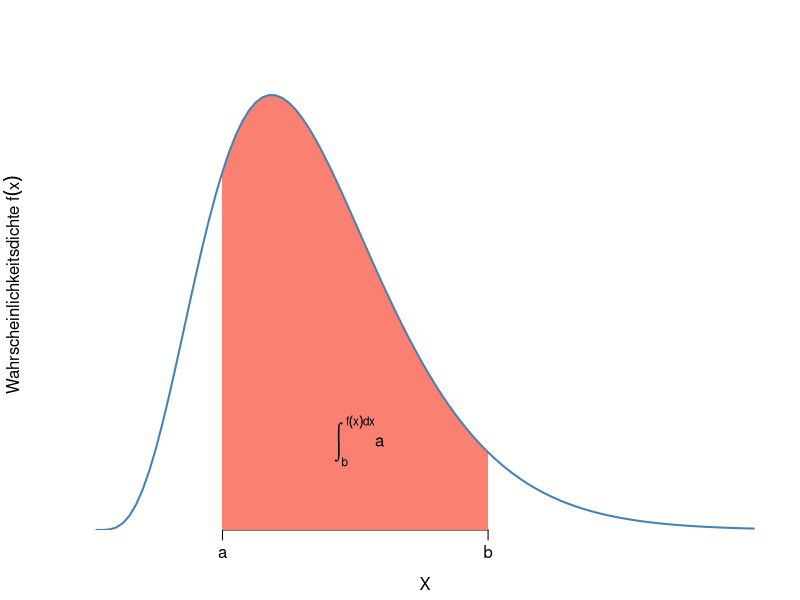
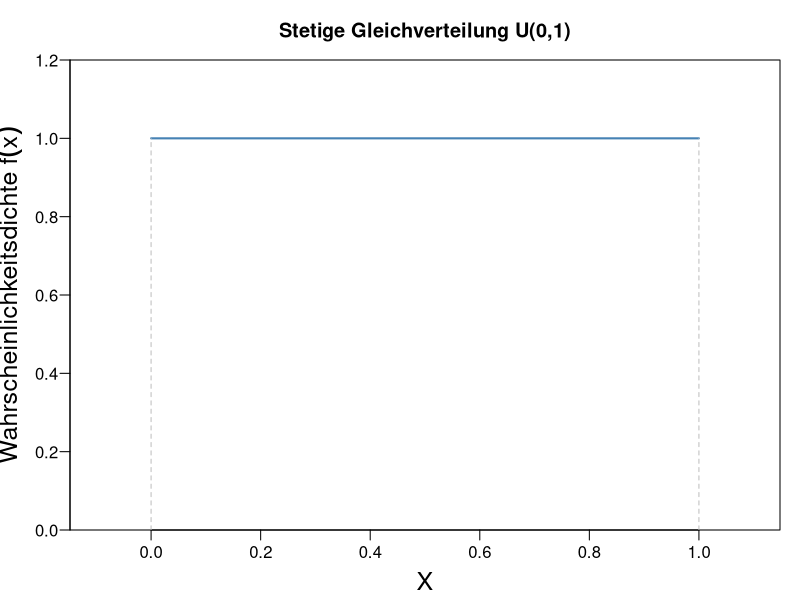
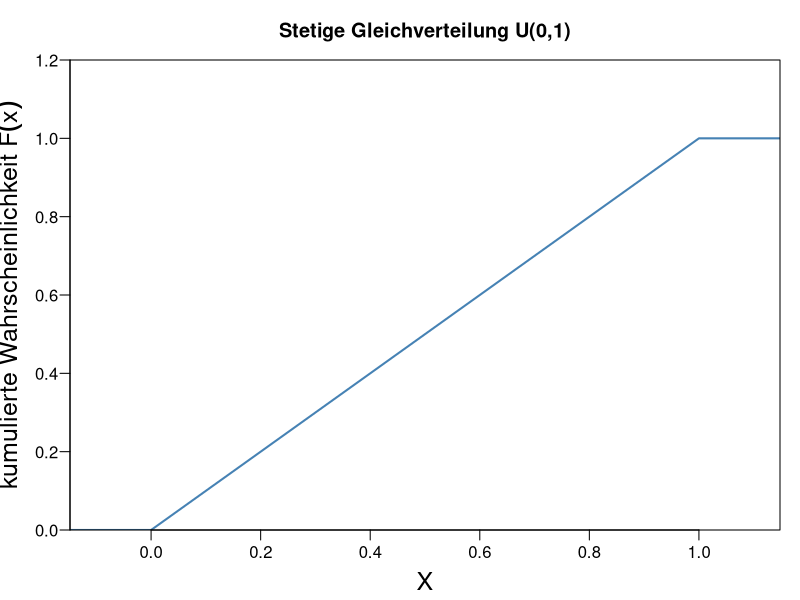
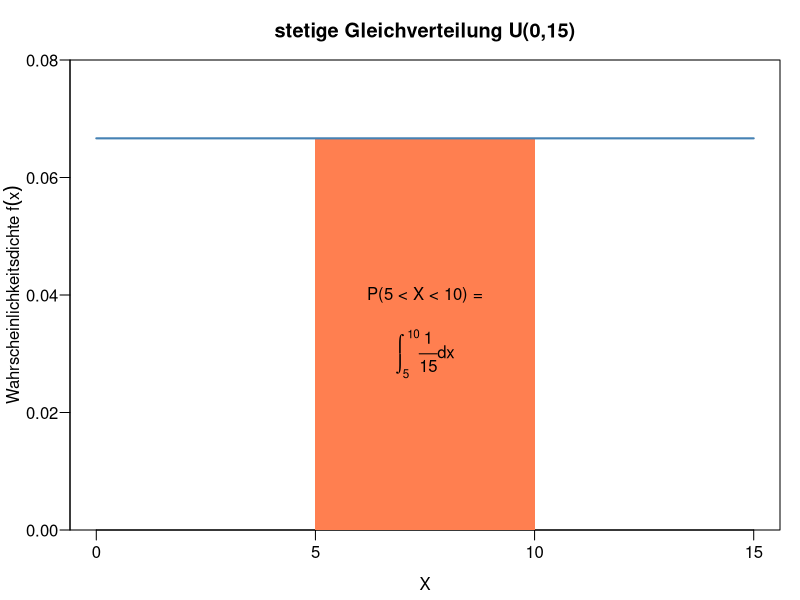
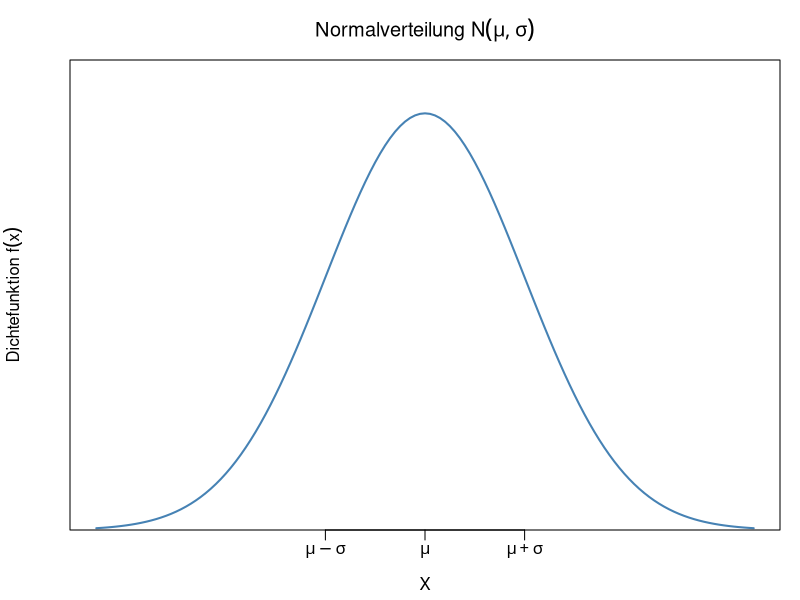
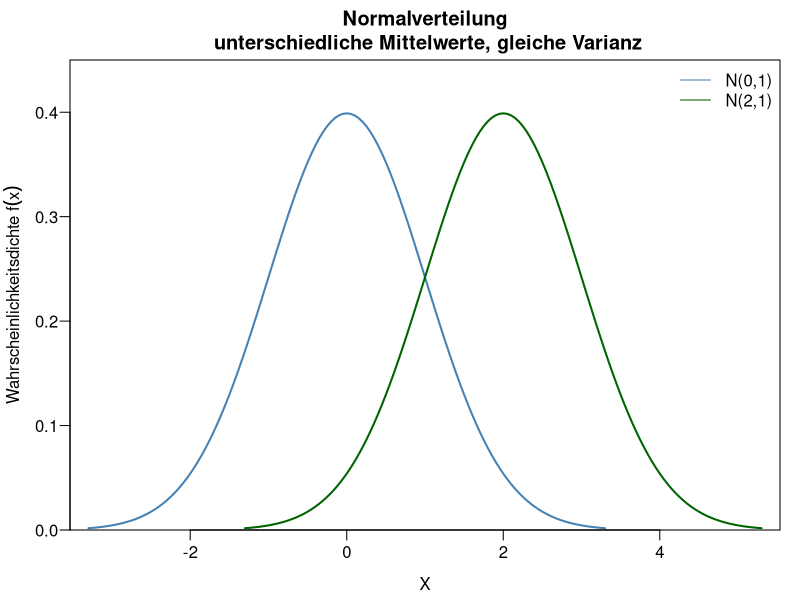
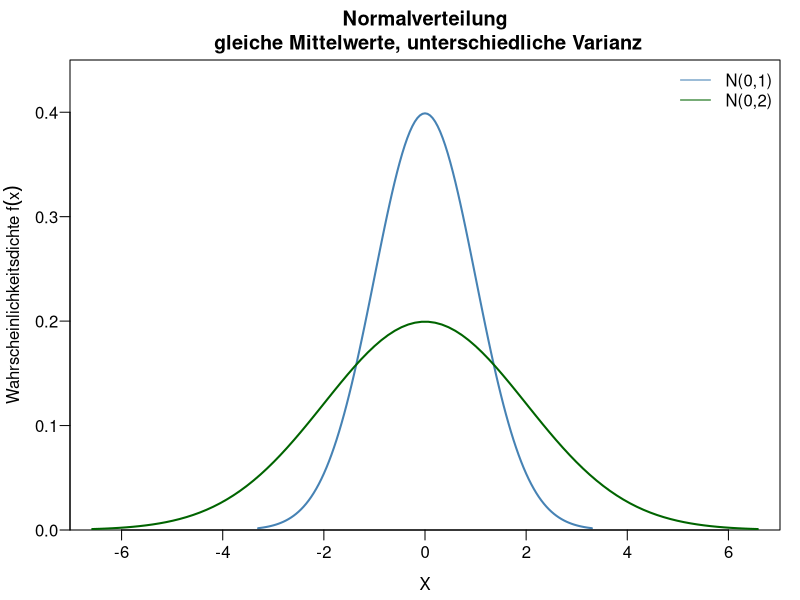
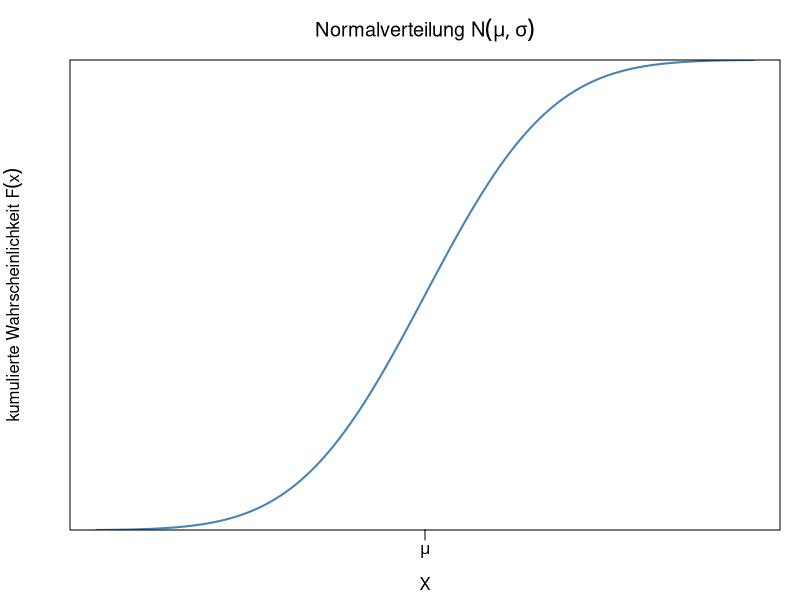

Here is the R script that generated these plots, in order:
## ---- chunk 1
#| label: dichtearea1
x<-seq(0,30,length=100) 
y2<-dchisq(x,df=10) 
par(mar=c(3.5,3.5,2,1), 
    mgp=c(2.2,0.6,0))
plot(x, y2, 
     xlim=c(0, 30), 
     ylim=c(0, 0.11), 
     type="n", 
     xlab="X", 
     ylab=expression("Wahrscheinlichkeitsdichte " * f(x)), 
     yaxs="i", 
     axes=FALSE) 
axis(side=1, at=c(x[20],x[60]), labels=c("a","b"))
polygon(c(x[20], x[20:60],x[60]), 
        c(0, y2[20:60],0), 
        col="salmon", 
        lty=0) 
lines(x, y2, type="l", col="steelblue", lwd=2)
text(12, 0.02, expression(integral(a, b, f(x) * dx)))

## ---- chunk 2
#| label: kontinuniform
par(mar=c(3.5,3.5,3,1), 
    mgp=c(2.2,0.6,0), 
    las=1)
x <- seq(0, 1, length=10)
y <- dunif(x, min=0, max=1)
plot(x, y, 
     type="l", 
     xlab="X", 
     xlim=c(-0.1,1.1), 
     ylim=c(0,1.2), 
     ylab=expression("Wahrscheinlichkeitsdichte " * f(x)), 
     main="Stetige Gleichverteilung U(0,1)", 
     yaxs="i", 
     col="steelblue", 
     lwd=2,
     cex.lab = 1.5)
segments(0,0,0,1, lty=2, col="gray")
segments(1,0,1,1, lty=2, col="gray")

## ---- chunk 3
#| label: lineargrowth
par(mar=c(3.5, 3.5, 3, 1), 
    mgp=c(2.2, 0.6, 0), las=1)
x <- seq(0, 1, length=10)
y <- punif(x, min=0, max=1)
plot(c(-0.2,x,1.2), c(0,y,1), 
     type="l", 
     xlab="X", 
     xlim=c(-0.1,1.1), 
     ylim=c(0,1.2), 
     ylab=expression("kumulierte Wahrscheinlichkeit " * F(x)), 
     main="Stetige Gleichverteilung U(0,1)", 
     yaxs="i", 
     col="steelblue", 
     lwd=2,
     cex.lab = 1.5)
## ---- chunk 4
#| label: buswartezeit
par(mar=c(3.5,3.5,3,1), 
    mgp=c(2.2,0.6,0), 
    las=1)
x <- seq(0, 15, by=5)
y <- dunif(x, min=0, max=15)
plot(x, y, 
     type="n", 
     ylim=c(0, 0.08), 
     xlab="X", 
     ylab=expression("Wahrscheinlichkeitsdichte " * f(x)), 
     main="stetige Gleichverteilung U(0,15)", 
     yaxs="i")
polygon(c(x[2], x[2], x[3], x[3]), 
        c(0, y[1], y[2], 0), 
        col="coral", 
        lty=0)
lines(x, y, col="steelblue", lwd=2)
text(7.5, 0.04, "P(5 < X < 10) =")
text(7.5, 0.03, expression(integral(frac(1,15) * dx, 5, 10)))




## ---- chunk 5
#| label: normalverteilung1
par(mar=c(3.5, 3.5, 3, 1), 
    mgp=c(2.2, 0.6, 0), las=1)
x <- seq(-3.3, 3.3, by=0.05)
plot(x, dnorm(x, mean=0, sd=1), 
     ylim=c(0,0.45), xlab="X", 
     ylab = expression(paste("Dichtefunktion ", f(x))),
     main = expression(paste("Normalverteilung ", N(mu, sigma))),
     type="l", 
     col="steelblue", 
     lwd=2, 
     yaxs="i",
     axes=FALSE)
axis(side = 1, at = c(-1, 0, 1), labels = expression(mu - sigma, mu, mu + sigma))
box()

## ---- chunk 6
#| label: normalverteilung2
par(mar=c(3.5,3.5,3,1), mgp=c(2.2,0.6,0), las=1)
x <- seq(-3.3, 3.3, by=0.05)
plot(x, dnorm(x, mean=0, sd=1), 
     xlim=c(-3.2,5.2), 
     ylim=c(0,0.45), 
     xlab="X", 
     ylab=expression("Wahrscheinlichkeitsdichte " * f(x)), 
     main="Normalverteilung\n unterschiedliche Mittelwerte, gleiche Varianz", 
     type="l", 
     col="steelblue", 
     lwd=2, 
     yaxs="i")
lines(x+2, dnorm(x, mean=0, sd=1), 
      type="l", 
      col="darkgreen", 
      lwd=2)
legend("topright", 
       lty=1, col=c("steelblue", "darkgreen"), 
       legend=c("N(0,1)", "N(2,1)"), 
       bty="n") 

## ---- chunk 7
#| label: normalverteilung3
par(mar=c(3.5,3.5,3,1), 
    mgp=c(2.2,0.6,0), 
    las=1)
x = seq(-3.3, 3.3, by=0.05)
y = seq(-6.581, 6.581, length=100)
plot(x, dnorm(x, mean=0, sd=1), 
     xlim=c(-6.5,6.5), 
     ylim=c(0,0.45), 
     xlab="X", 
     ylab=expression("Wahrscheinlichkeitsdichte " * f(x)), 
     main="Normalverteilung\n gleiche Mittelwerte, unterschiedliche Varianz", 
     type="l", 
     col="steelblue", 
     lwd=2, 
     yaxs="i")
lines(y, dnorm(y, mean=0, sd=2), 
      type="l", 
      col="darkgreen", 
      lwd=2)
legend("topright", 
       lty=1, 
       col=c("steelblue", "darkgreen"), 
       legend=c("N(0,1)", "N(0,2)"), 
       bty="n") 

## ---- chunk 8
#| label: normalSform
par(mar=c(3.5,3.5,3,1), 
    mgp=c(2.2,0.6,0), 
    las=1)
x <- seq(-3.3, 3.3, by=0.05)
plot(x, pnorm(x, mean=0, sd=1), 
     xlab="X", 
     ylab = expression(paste("kumulierte Wahrscheinlichkeit ", F(x))),
     main = expression(paste("Normalverteilung ", N(mu, sigma))),
     type="l", 
     col="steelblue", 
     lwd=2, 
     yaxs="i",
     axes=FALSE)
axis(side=1, at=c(0), 
     labels=expression(mu))
box()

## ---- chunk 9
#| label: normaleigenschaft1
par(mar=c(3.5,3.5,3,1), 
    mgp=c(2.2,0.6,0), 
    las=1)
x <- seq(-3.3, 3.3, by=0.05)
y <- dnorm(x, mean=0, sd=1)
x1 <- seq(-1, 1, by=0.05)
y1 <- dnorm(x1, mean=0, sd=1)
plot(x, y, 
     ylim=c(0,0.45), 
     xlab="X", 
     ylab = expression(paste("Dichtefunktion ", f(x))),
     main = expression(paste("Normalverteilung ", N(mu, sigma))),
     type="n", col="steelblue", 
     lwd=2, 
     yaxs="i",
     axes=FALSE)
axis(side=1, at=c(0), labels=expression(mu))
axis(side=1, at=c(-1,1), 
     labels=expression(mu-sigma, mu+sigma))
polygon(c(x1[1],x1,x1[40]), c(0,y1,0), 
        col="salmon", lty=0)
text(0,0.15, "68%")
lines(x, y, col="steelblue", lwd=2)
box()

## ---- chunk 10
#| label: normaleigenschaft2
par(mar=c(3.5,3.5,3,1), 
    mgp=c(2.2,0.6,0), las=1)
x <- seq(-3.3, 3.3, by=0.05)
y <- dnorm(x, mean=0, sd=1)
x2 <- seq(-2, 2, by=0.05)
y2 <- dnorm(x2, mean=0, sd=1)
plot(x, y, 
     ylim=c(0,0.45), 
     xlab="X", 
     ylab = expression(paste("Dichtefunktion ", f(x))),
     main = expression(paste("Normalverteilung ", N(mu, sigma))),
     type="n", col="steelblue", 
     lwd=2, 
     yaxs="i",
     axes=FALSE)
axis(side=1, at=c(0), labels=expression(mu))
axis(side=1, at=c(-2,2), 
     labels=expression(mu-2*sigma, mu+2*sigma))
polygon(c(x2, rev(x2)), c(rep(0, length(y2)), rev(y2)), col="salmon", border=NA)
text(0,0.15,"95%")
lines(x, y, col="steelblue", lwd=2)
box()

## ---- chunk 11
#| label: normaleigenschaft3
par(mar=c(3.5,3.5,3,1), 
    mgp=c(2.2,0.6,0), 
    las=1)
x <- seq(-3.3, 3.3, by=0.05)
y <- dnorm(x, mean=0, sd=1)
x3 <- seq(-3, 3, by=0.05)
y3 <- dnorm(x3, mean=0, sd=1)
plot(x, y, ylim=c(0,0.45), 
     xlab="X", 
     ylab = expression(paste("Dichtefunktion ", f(x))),
     main = expression(paste("Normalverteilung ", N(mu, sigma))),
     type="n", 
     col="steelblue", 
     lwd=2, 
     yaxs="i",
     axes=FALSE)
axis(side=1, at=c(0), labels=expression(mu))
axis(side=1, at=c(-3,3), 
     labels=expression(mu-3*sigma, mu+3*sigma))
polygon(c(x3, rev(x3)), c(rep(0, length(y3)), rev(y3)), col="salmon", border=NA)
text(0,0.15,"99%")
lines(x, y, col="steelblue", lwd=2)
box()

## ---- chunk 12
#| label: standardnormalverteilung1
par(mar=c(3.5, 3.5, 3, 1), 
    mgp=c(2.2, 0.6, 0), 
    las=1)
x <- seq(-3.3, 3.3, by=0.05)
plot(x, dnorm(x, mean=0, sd=1), 
     ylim=c(0,0.45), 
     xlab="X", 
     ylab = expression(paste("Dichtefunktion ", f(x))),
     main = expression(paste("Standardnormalverteilung ", N(0, 1))),
     type="l", 
     col="steelblue", 
     lwd=2, 
     yaxs="i")

## ---- chunk 13
#| label: normalLeftTail
par(mar=c(3.5,3.5,3,1), 
    mgp=c(2.2,0.6,0), 
    las=1)
x = seq(-3.32, 3.32, by=0.04)
y = dnorm(x,mean=0,sd=1)
x0 = x[97]
p0 = floor(pnorm(x0, mean=0, sd=1, lower.tail=TRUE)*10000)/10000
plot(x, y, 
     ylim=c(0,0.45), 
     xlab="X", 
     ylab = expression(paste("Dichtefunktion ", f(x))),
     main = expression(paste("Standardnormalverteilung ", N(0, 1))),
     type="n", yaxs="i",axes=FALSE)
axis(side=1, at=x0)
polygon(c(x[1],x[1:97],x[97]), c(0,y[1:97],0), col="salmon", lty=0)
lines (x, y, type="l", col="steelblue", lwd=2)
text(-0.7,0.06,paste("F(",x0,")=",p0))
box()

## ---- chunk 14
#| label: normalRightTail
par(mar=c(3.5,3.5,3,1), 
    mgp=c(2.2,0.6,0), 
    las=1)
x = seq(-3.32, 3.32, by=0.04)
y = dnorm(x,mean=0,sd=1)
x0 = x[97]
p0 = floor(pnorm(x0, mean=0, sd=1, lower.tail=TRUE)*10000)/10000
plot(x, y, 
     ylim=c(0,0.45), 
     xlab="X", 
     ylab = expression(paste("Dichtefunktion ", f(x))),
     main = expression(paste("Standardnormalverteilung ", N(0, 1))),
     type="n", 
     yaxs="i",
     axes=FALSE)
axis(side=1, at=x0)
polygon(c(x[97],
          x[97:length(x)],
          x[length(x)]), 
        c(0,y[97:length(x)],0), 
        col="salmon", lty=0)
lines (x, y, type="l", col="steelblue", lwd=2)
text(-0.7,0.06,paste("F(",x0,")=",p0))
text(1.2,0.06,paste("1-F(",x0,")"))
text(1.2,0.04,"=0.3015")
box()

